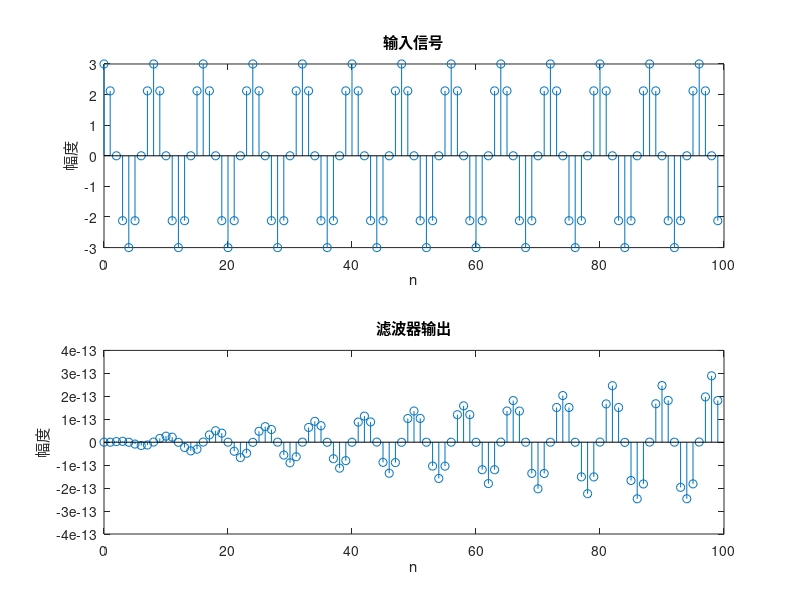

This figure's MATLAB source:
% 设计好的陷波器系数
b1 = -1.41280200320219;
b2 = 0.999001876938208;
a1 = -1.41280200320219;
a2 = 0.998003753876415;

b = [0.999001876938208, b1, b2];
a = [1, a1, a2];

% 输入信号
n = 0:99;
x = 3*cos(0.25*pi*n); % 仅为示例，根据实际情况替换成你的输入信号

% 初始条件
y = zeros(size(n));

% 差分方程的迭代计算
for i = 3:length(n)
    y(i) = b(1)*x(i) + b(2)*x(i-1) + b(3)*x(i-2) - a(2)*y(i-1) - a(3)*y(i-2);
end

% 绘制输入信号和滤波器输出
figure;
subplot(2,1,1);
stem(n, x);
title('输入信号');
xlabel('n');
ylabel('幅度');

subplot(2,1,2);
stem(n, y);
title('滤波器输出');
xlabel('n');
ylabel('幅度');
